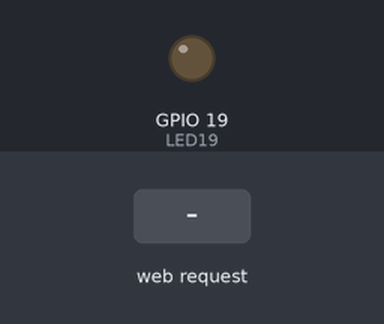
The sketch below on a simulated ESP32. On the bench: output pins drawn as LEDs (lit = HIGH). The test bench sets the inputs (shaded band). WiFi joins after 1.5 s; servers stay silent unless stated; what the sketch prints to the serial monitor is not drawn.

Above: at 2.7 s.
2.8 s: HTTP request GET /19/on received
At 3.3 s:
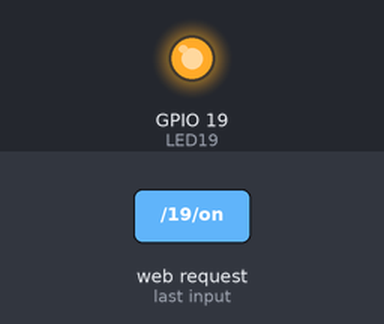
4.3 s: HTTP request GET /19/off received
At 5.7 s:
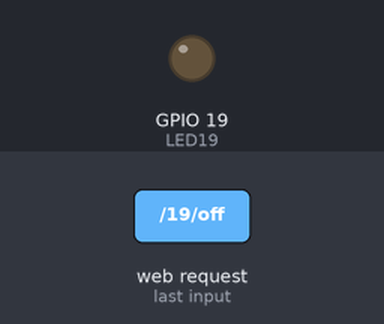
Timing chart, 0 to 7.3 s (numbered marks = the images above; inputs shaded):
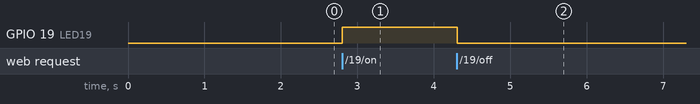

Measured:
- after the input at 2.8 s, GPIO 19 (LED19): LOW → HIGH at once
- after the input at 4.3 s, GPIO 19 (LED19): HIGH → LOW at once

The sketch:

1Button.ino
```cpp
/*
 *  دعمكم لنا يزيدنا قدما وتقديم ماهو الافضل  بلسان ميسر وبسيط
 */
#include <WiFi.h>

const char* ssid = "AISSA_1";
const char* password = "123456789";

WiFiServer server(80);

String header;

String output19 = "منطفى";


const int LED19 = 19;


unsigned long currentTime = millis();
unsigned long previousTime = 0;
const long timeoutTime = 2000;

void setup() {
   Serial.begin(115200);
  pinMode(LED19, OUTPUT);

  digitalWrite(LED19, LOW);


  Serial.print("جاري الاتصال... ");
  Serial.println(ssid);
  WiFi.begin(ssid, password);
  while (WiFi.status() != WL_CONNECTED) {
    delay(500);
    Serial.print(".");
  }

  Serial.println("");
  Serial.println("تم الاتصال ");
  Serial.println("IP عنوان : ");
  Serial.println(WiFi.localIP());
  server.begin();
}
void loop(){
 WiFiClient client = server.available();

  if (client) {
    currentTime = millis();
    previousTime = currentTime;
    Serial.println("زبون جديد ");
    String currentLine = "";
    while (client.connected() && currentTime - previousTime <= timeoutTime) {
      currentTime = millis();
      if (client.available()) {
        char c = client.read();
        Serial.write(c);
        header += c;
        if (c == '\n') {
          if (currentLine.length() == 0) {
            client.println("HTTP/1.1 200 OK");
            client.println("Content-type:text/html");
            client.println("Connection: close");
            client.println();


  if (header.indexOf("GET /19/on") >= 0) {
              Serial.println("GPIO 19 on");
              output19 = "منشغل";
              digitalWrite(LED19, HIGH);
            } else if (header.indexOf("GET /19/off") >= 0) {
              Serial.println("GPIO 19 off");
              output19 = "منطفى";
              digitalWrite(LED19, LOW);
            }


            client.println("<!DOCTYPE html><html>");
           client.println("<head><meta http-equiv=\"Content-Type\" content=\"text/html; charset=utf-8\"width=device-width, initial-scale=1\">");

            client.println("<link rel=\"icon\" href=\"data:,\">");
            client.println("<style>html { font-family: Helvetica; display: inline-block; margin: 0px auto; text-align: center;}");
            client.println(".button { background-color: #8C1E89; border: none; color: white; padding: 16px 40px;");
            client.println("text-decoration: none; font-size: 30px; margin: 2px; cursor: pointer;}");
            client.println(".button2 {background-color: #555555;}</style></head>");
            client.println("<body><h1>ESP32 التحكم في ليد</h1>");
            client.println("<p>حالة الليد الاول  " + output19 + "</p>");
            if (output19=="منطفى") {
              client.println("<p><a href=\"/19/on\"><button class=\"button\">تشغيل</button></a></p>");
            } else {
              client.println("<p><a href=\"/19/off\"><button class=\"button button2\">إطفاء</button></a></p>");
            }


            client.println("</body></html>");


            client.println();
            // Break out of the while loop
            break;
          } else {
            currentLine = "";
          }
        } else if (c != '\r') {
          currentLine += c;
        }
      }
    }
    // Clear the header variable
    header = "";
    // Close the connection
    client.stop();
    Serial.println("Client disconnected.");
    Serial.println("");
  }}
```
